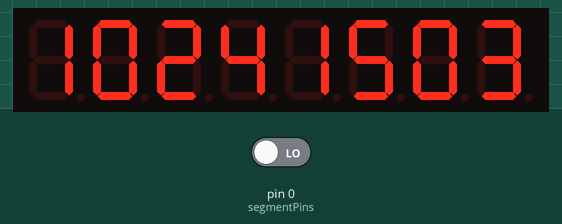
Simulated run of this sketch. Board: Arduino Uno, built with avr-gcc and run on an emulated ATmega328P. On the bench: 8-digit seven-segment display. Inputs (shaded band) come from the test bench; at power-on: pin 0 (segmentPins) LOW. The local clock reads 2024-03-15 10:24:30 at power-on unless the sketch sets it.

Above: at 1.2 s.
1.3 s: pin 0 (segmentPins) driven HIGH
At 3.7 s:
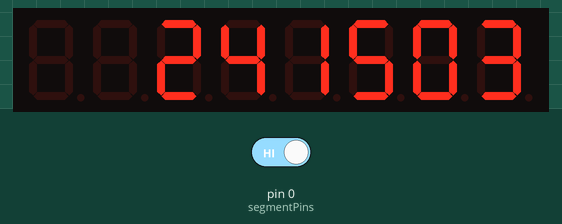
Timing chart, 0 to 5.2 s (numbered marks = the images above; inputs shaded):
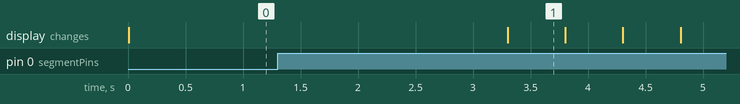

Measured:
- after the input at 1.3 s, the display: changes after 2.0 s (image 1)
- what the display in image 1 shows lasts 0.5 s, from 3.3 s to 3.8 s

The sketch:

tesssssss2.ino
```cpp
#include <dhtnew.h>

DHTNEW mySensor(0);

#include <Wire.h>
#include <RTC.h>

static DS1307 RTC;
#include "SevSeg.h"
SevSeg sevseg; //Instantiate a seven segment controller object

unsigned long set_times = millis(), timer = millis(), blink_time = millis(), up_times = millis();
int set_things, up_things, which_one = 0;
bool bt = true;
String hr, mi, dy, mo, yr, dht;

String SDIGIT;

void setup() {
  RTC.begin();

  byte numDigits = 8;
  byte digitPins[] = {11, 10, 9, 8, 12, 13, A0, A1};
  byte segmentPins[] = {1, 2, 5, 6, 3, 4, 7, 0};
  bool resistorsOnSegments = false; // 'false' means resistors are on digit pins
  byte hardwareConfig = COMMON_CATHODE; // See README.md for options
  bool updateWithDelays = false; // Default 'false' is Recommended
  bool leadingZeros = false; // Use 'true' if you'd like to keep the leading zeros
  bool disableDecPoint = true; // Use 'true' if your decimal point doesn't exist or isn't connected

  sevseg.begin(hardwareConfig, numDigits, digitPins, segmentPins, resistorsOnSegments,
               updateWithDelays, leadingZeros, disableDecPoint);
  sevseg.setBrightness(90);

  pinMode(set_things, INPUT);
  pinMode(up_things, INPUT);

  RTC.setHourMode(CLOCK_H24);
  RTC.setDateTime(__DATE__, __TIME__);
}

void loop() {

  if (millis() > timer) {
    timer = millis() + 1000;
    getAndDisplay();
    SDIGIT = hr + mi + dy + mo;
    sevseg.setNumber(SDIGIT.toInt());
  }
  sevseg.refreshDisplay();

  if (digitalRead(set_things) == HIGH && which_one != 0) {
    while (digitalRead(set_things) == HIGH) {
      sevseg.refreshDisplay();
    }
    which_one++;
    if (which_one >= 6) {
      which_one = 0;
    }
  }
  else if (millis() > up_times + 5000 && which_one != 0) {
    which_one = 0;
  }
  set_times = millis();
  blink_time = millis();
  while (digitalRead(set_things) == HIGH) {
    if (millis() > timer) {
      timer = millis() + 1000;
      getAndDisplay();
    }
    if (millis() > set_times + 2000 && which_one == 0) {
      which_one = 1;
    }
    if (which_one == 1 && millis() > blink_time && bt == true) {
      blink_time = millis() + 500;
      bt = false;
      SDIGIT = mi + dy + mo;
      sevseg.setNumber(SDIGIT.toInt());
    }
    else if (which_one == 1 && millis() > blink_time && bt == false) {
      blink_time = millis() + 500;
      bt = true;
      SDIGIT = hr + mi + dy + mo;
      sevseg.setNumber(SDIGIT.toInt());
    }
    sevseg.refreshDisplay();
  }
  if (which_one == 0) {}
  else if (digitalRead(up_things) == HIGH && which_one == 1) {
    while (digitalRead(up_things) == HIGH) {
      sevseg.refreshDisplay();
    }
    up_times = millis();
    RTC.setHours((RTC.getHours() + 1));
  }
  else if (digitalRead(up_things) == HIGH && which_one == 2) {
    while (digitalRead(up_things) == HIGH) {
      sevseg.refreshDisplay();
    }
    up_times = millis();
    RTC.setMinutes((RTC.getMinutes() + 1));
  }
  else if (digitalRead(up_things) == HIGH && which_one == 3) {
    while (digitalRead(up_things) == HIGH) {
      sevseg.refreshDisplay();
    }
    up_times = millis();
    RTC.setDay((RTC.getDay() + 1));
  }
  else if (digitalRead(up_things) == HIGH && which_one == 4) {
    while (digitalRead(up_things) == HIGH) {
      sevseg.refreshDisplay();
    }
    up_times = millis();
    RTC.setMonth((RTC.getMonth() + 1));
  }
  else if (digitalRead(up_things) == HIGH && which_one == 5) {
    while (digitalRead(up_things) == HIGH) {
      sevseg.refreshDisplay();
    }
    up_times = millis();
    RTC.setYear((RTC.getYear() + 1));
  }
}


void getAndDisplay() {
  dht = String ((mySensor.getTemperature(), 1));
  hr = String (RTC.getHours());
  mi = String (RTC.getMinutes());
  dy = String (RTC.getDay());
  mo = String (RTC.getMonth());
  yr = String (RTC.getYear());
  String yyr = yr.substring (2, 3);
  String yyr2 = yr.substring (3, 4);
  yr = yyr + yyr2;
  if (hr == "0") {
    hr = "00";
  }
  else if (hr.toInt() < 10) {
    hr = "0" + hr;
  }
  if (mi == "0") {
    mi = "00";
  }
  else if (mi.toInt() < 10) {
    mi = "0" + mi;
  }
  if (dy == "0") {
    dy = "00";
  }
  else if (dy.toInt() < 10) {
    dy = "0" + dy;
  }
  if (mo == "0") {
    mo = "00";
  }
  else if (mo.toInt() < 10) {
    mo = "0" + mo;
  }
  if (yr == "0") {
    yr = "00";
  }
}
```
